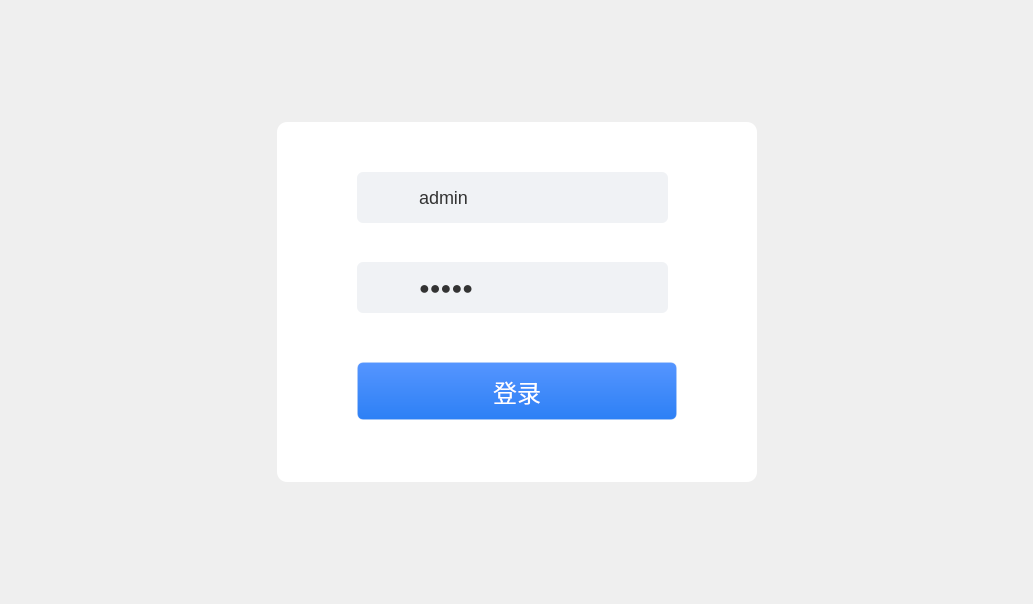
<?xml version="1.0" encoding="UTF-8"?>
<ui version="4.0">
 <class>Login</class>
 <widget class="QWidget" name="Login">
  <property name="geometry">
   <rect>
    <x>0</x>
    <y>0</y>
    <width>1033</width>
    <height>604</height>
   </rect>
  </property>
  <property name="windowTitle">
   <string>Form</string>
  </property>
  <property name="styleSheet">
   <string notr="true">#Login {
border-image: url(:/static/images/login_background.png);
}

</string>
  </property>
  <layout class="QGridLayout" name="gridLayout">
   <item row="0" column="1">
    <spacer name="verticalSpacer_2">
     <property name="orientation">
      <enum>Qt::Vertical</enum>
     </property>
     <property name="sizeHint" stdset="0">
      <size>
       <width>20</width>
       <height>104</height>
      </size>
     </property>
    </spacer>
   </item>
   <item row="1" column="0">
    <spacer name="horizontalSpacer">
     <property name="orientation">
      <enum>Qt::Horizontal</enum>
     </property>
     <property name="sizeHint" stdset="0">
      <size>
       <width>259</width>
       <height>20</height>
      </size>
     </property>
    </spacer>
   </item>
   <item row="1" column="1">
    <widget class="QWidget" name="widget" native="true">
     <property name="minimumSize">
      <size>
       <width>480</width>
       <height>360</height>
      </size>
     </property>
     <property name="styleSheet">
      <string notr="true">image: none;
background: white;
border-radius: 10px;</string>
     </property>
     <widget class="QPushButton" name="btn_login">
      <property name="geometry">
       <rect>
        <x>80</x>
        <y>240</y>
        <width>320</width>
        <height>58</height>
       </rect>
      </property>
      <property name="sizePolicy">
       <sizepolicy hsizetype="Expanding" vsizetype="Expanding">
        <horstretch>0</horstretch>
        <verstretch>0</verstretch>
       </sizepolicy>
      </property>
      <property name="styleSheet">
       <string notr="true">image: none;
border: 1px solid rgba(204, 217, 237, 0.2);
font-size: 24px;
font-family: &quot;PingFang SC&quot;;
color: white;
border-radius: 6px; 
background-color: qlineargradient(spread:pad, x1:0, y1:0, x2:0, y2:1, stop:0 rgba(85, 149, 255, 255), stop:1 rgba(45, 128, 245, 255));</string>
      </property>
      <property name="text">
       <string>登录</string>
      </property>
      <property name="flat">
       <bool>false</bool>
      </property>
     </widget>
     <widget class="QComboBox" name="combox_id">
      <property name="geometry">
       <rect>
        <x>130</x>
        <y>50</y>
        <width>261</width>
        <height>51</height>
       </rect>
      </property>
      <property name="styleSheet">
       <string notr="true">QComboBox{
	border-radius: 0px;
	border: none;
	border-top-right-radius: 6px;
	border-bottom-right-radius: 6px;
	font-family: &quot;PingFang SC Medium&quot;;
	font-size: 18px;
	padding-left: 10px;
	padding-right: 30px;
	background-color: rgb(240, 242, 245);
	color: #333333;
}

QComboBox::drop-down{
	margin: 0px;
	padding-right: 0px;
	border: 0px;
	min-width: 40px;
}
QComboBox::down-arrow{
	image: url(:static/PHOTOS/login_combo_down_arrow.png);
}
QListView{
	margin: 0px;
	padding: 0px;
	border: 0px;
	border-radius: 10px;
	outline: 0px;
	font-size: 20px;
	color: #333333;
	background-color: rgb(250, 251, 252);
}
QListView::item{
	margin: 0px;
	padding: 10px;
	border: 0px;
	border-radius: 0px;
	height: 30px;
}
QListView::item:hover{
	color: #333333;
}
QListView::item:selected{
	color: rgb(31, 112, 227);
}

/*
QComboBox{
	border: 1px solid #DCDEE0;
	border-radius: 6px;
	font-family: &quot;PingFang SC Medium&quot;;
	font-size: 18px;
	padding-left: 10px;
	background-color: rgb(250, 251, 252);
	color: #333333;
}
QComboBox::drop-down{
	margin: 0px;
	padding-right: 0px;
	border: 0px;
	min-width: 40px;
}
QComboBox::down-arrow{
	background-color: red;
	image: url(:/PHOTOS/combo_down.png);
}
QComboBox::down-arrow:on{
	image: url(:/PHOTOS/combo_up.png);
}
QListView{
	margin: 0px;
	padding: 0px;
	border: 0px;
	border-radius: 10px;
	outline: 0px;
	font-size: 20px;
	color: #333333;
	background-color: rgb(250, 251, 252);
}
QListView::item{
	margin: 0px;
	padding: 10px;
	border: 0px;
	border-radius: 0px;
	height: 30px;
}
QListView::item:hover{
	color: #333333;
}
QListView::item:selected{
	color: rgb(31, 112, 227);
}
*/</string>
      </property>
      <property name="editable">
       <bool>true</bool>
      </property>
      <property name="maxVisibleItems">
       <number>13</number>
      </property>
      <property name="sizeAdjustPolicy">
       <enum>QComboBox::AdjustToMinimumContentsLength</enum>
      </property>
      <property name="minimumContentsLength">
       <number>1</number>
      </property>
      <property name="iconSize">
       <size>
        <width>0</width>
        <height>0</height>
       </size>
      </property>
      <property name="frame">
       <bool>false</bool>
      </property>
     </widget>
     <widget class="QWidget" name="widget_2" native="true">
      <property name="geometry">
       <rect>
        <x>80</x>
        <y>50</y>
        <width>51</width>
        <height>51</height>
       </rect>
      </property>
      <property name="styleSheet">
       <string notr="true">image: url(:static/PHOTOS/login_username.png);
	background-color: rgb(240, 242, 245);
border: none;
border-radius: 0px;
border-top-left-radius: 6px;
border-bottom-left-radius: 6px;</string>
      </property>
     </widget>
     <widget class="QWidget" name="widget_3" native="true">
      <property name="geometry">
       <rect>
        <x>80</x>
        <y>140</y>
        <width>51</width>
        <height>51</height>
       </rect>
      </property>
      <property name="styleSheet">
       <string notr="true">image: url(:static/PHOTOS/login_password.png);
	background-color: rgb(240, 242, 245);
border: none;
border-radius: 0px;
border-top-left-radius: 6px;
border-bottom-left-radius: 6px;</string>
      </property>
     </widget>
     <widget class="QLineEdit" name="LineEdit_pd">
      <property name="geometry">
       <rect>
        <x>130</x>
        <y>140</y>
        <width>261</width>
        <height>51</height>
       </rect>
      </property>
      <property name="sizePolicy">
       <sizepolicy hsizetype="Expanding" vsizetype="Expanding">
        <horstretch>0</horstretch>
        <verstretch>0</verstretch>
       </sizepolicy>
      </property>
      <property name="styleSheet">
       <string notr="true">QLineEdit{
border-radius: 0px;
	border: none;
	border-top-right-radius: 6px;
	border-bottom-right-radius: 6px;
	font-family: &quot;PingFang SC Medium&quot;;
	font-size: 18px;
	padding-left: 10px;
	background-color: rgb(240, 242, 245);
	color: #333333;
}

QLineEdit:focus{
	border-color: rgb(53,125,247);
}</string>
      </property>
      <property name="text">
       <string>admin</string>
      </property>
      <property name="echoMode">
       <enum>QLineEdit::Password</enum>
      </property>
      <property name="placeholderText">
       <string>请输入密码</string>
      </property>
     </widget>
     <widget class="QLineEdit" name="lineEdit_username">
      <property name="geometry">
       <rect>
        <x>130</x>
        <y>50</y>
        <width>221</width>
        <height>51</height>
       </rect>
      </property>
      <property name="sizePolicy">
       <sizepolicy hsizetype="Expanding" vsizetype="Expanding">
        <horstretch>0</horstretch>
        <verstretch>0</verstretch>
       </sizepolicy>
      </property>
      <property name="styleSheet">
       <string notr="true">QLineEdit{
border-radius: 0px;
	border: none;
	border-top-right-radius: 6px;
	border-bottom-right-radius: 6px;
	font-family: &quot;PingFang SC Medium&quot;;
	font-size: 18px;
	padding-left: 10px;
	background-color: rgb(240, 242, 245);
	color: #333333;
}

QLineEdit:focus{
	border-color: rgb(53,125,247);
}</string>
      </property>
      <property name="text">
       <string>admin</string>
      </property>
      <property name="echoMode">
       <enum>QLineEdit::Normal</enum>
      </property>
      <property name="placeholderText">
       <string>请输入用户名</string>
      </property>
     </widget>
    </widget>
   </item>
   <item row="1" column="2">
    <spacer name="horizontalSpacer_2">
     <property name="orientation">
      <enum>Qt::Horizontal</enum>
     </property>
     <property name="sizeHint" stdset="0">
      <size>
       <width>258</width>
       <height>20</height>
      </size>
     </property>
    </spacer>
   </item>
   <item row="2" column="1">
    <spacer name="verticalSpacer">
     <property name="orientation">
      <enum>Qt::Vertical</enum>
     </property>
     <property name="sizeHint" stdset="0">
      <size>
       <width>20</width>
       <height>104</height>
      </size>
     </property>
    </spacer>
   </item>
  </layout>
 </widget>
 <resources/>
 <connections/>
</ui>
